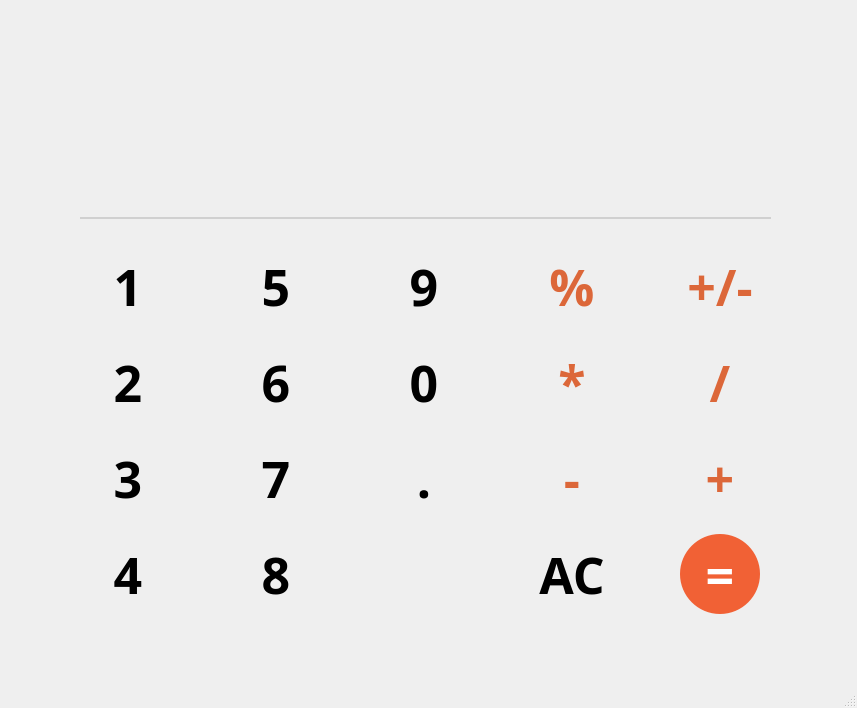
<?xml version="1.0" encoding="UTF-8"?>
<ui version="4.0">
 <class>MainWindow</class>
 <widget class="QMainWindow" name="MainWindow">
  <property name="geometry">
   <rect>
    <x>0</x>
    <y>0</y>
    <width>857</width>
    <height>708</height>
   </rect>
  </property>
  <property name="windowTitle">
   <string>MainWindow</string>
  </property>
  <widget class="QWidget" name="centralwidget">
   <widget class="QLabel" name="label">
    <property name="enabled">
     <bool>true</bool>
    </property>
    <property name="geometry">
     <rect>
      <x>80</x>
      <y>17</y>
      <width>691</width>
      <height>181</height>
     </rect>
    </property>
    <property name="styleSheet">
     <string notr="true">font: 700 26pt &quot;Ebrima&quot;;</string>
    </property>
    <property name="text">
     <string/>
    </property>
    <property name="alignment">
     <set>Qt::AlignBottom|Qt::AlignRight|Qt::AlignTrailing</set>
    </property>
   </widget>
   <widget class="QWidget" name="gridLayoutWidget">
    <property name="geometry">
     <rect>
      <x>20</x>
      <y>230</y>
      <width>811</width>
      <height>402</height>
     </rect>
    </property>
    <layout class="QGridLayout" name="gridLayout_2">
     <property name="leftMargin">
      <number>0</number>
     </property>
     <property name="spacing">
      <number>0</number>
     </property>
     <item row="3" column="1">
      <widget class="QPushButton" name="Button_8">
       <property name="font">
        <font>
         <family>Dubai</family>
         <pointsize>-1</pointsize>
         <bold>true</bold>
        </font>
       </property>
       <property name="cursor">
        <cursorShape>PointingHandCursor</cursorShape>
       </property>
       <property name="styleSheet">
        <string notr="true">QPushButton{
background-color:none;
outline:none;
border-radius:40px;
font-size:50px;
max-width:80px;
max-height:80px;
}
QPushButton:pressed{
background-color:rgb(208, 208, 208);
}</string>
       </property>
       <property name="text">
        <string>8</string>
       </property>
      </widget>
     </item>
     <item row="2" column="0">
      <widget class="QPushButton" name="Button_3">
       <property name="font">
        <font>
         <family>Dubai</family>
         <pointsize>-1</pointsize>
         <bold>true</bold>
        </font>
       </property>
       <property name="cursor">
        <cursorShape>PointingHandCursor</cursorShape>
       </property>
       <property name="styleSheet">
        <string notr="true">QPushButton{
background-color:none;
outline:none;
border-radius:40px;
font-size:50px;
max-width:80px;
max-height:80px;
}
QPushButton:pressed{
background-color:rgb(208, 208, 208);
}</string>
       </property>
       <property name="text">
        <string>3</string>
       </property>
      </widget>
     </item>
     <item row="2" column="4">
      <widget class="QPushButton" name="Button_plus">
       <property name="maximumSize">
        <size>
         <width>80</width>
         <height>80</height>
        </size>
       </property>
       <property name="font">
        <font>
         <family>Dubai</family>
         <pointsize>-1</pointsize>
         <bold>true</bold>
        </font>
       </property>
       <property name="cursor">
        <cursorShape>PointingHandCursor</cursorShape>
       </property>
       <property name="styleSheet">
        <string notr="true">QPushButton{
background-color:none;
outline:none;
border-radius:40px;
font-size:50px;
max-width:80px;
max-height:80px;
color:rgb(220, 103, 57);
}
QPushButton:pressed{
background-color:rgb(208, 208, 208);
}</string>
       </property>
       <property name="text">
        <string>+</string>
       </property>
      </widget>
     </item>
     <item row="0" column="1">
      <widget class="QPushButton" name="Button_5">
       <property name="font">
        <font>
         <family>Dubai</family>
         <pointsize>-1</pointsize>
         <bold>true</bold>
        </font>
       </property>
       <property name="cursor">
        <cursorShape>PointingHandCursor</cursorShape>
       </property>
       <property name="styleSheet">
        <string notr="true">QPushButton{
background-color:none;
outline:none;
border-radius:40px;
font-size:50px;
max-width:80px;
max-height:80px;
}
QPushButton:pressed{
background-color:rgb(208, 208, 208);
}</string>
       </property>
       <property name="text">
        <string>5</string>
       </property>
      </widget>
     </item>
     <item row="1" column="1">
      <widget class="QPushButton" name="Button_6">
       <property name="font">
        <font>
         <family>Dubai</family>
         <pointsize>-1</pointsize>
         <bold>true</bold>
        </font>
       </property>
       <property name="cursor">
        <cursorShape>PointingHandCursor</cursorShape>
       </property>
       <property name="styleSheet">
        <string notr="true">QPushButton{
background-color:none;
outline:none;
border-radius:40px;
font-size:50px;
max-width:80px;
max-height:80px;
}
QPushButton:pressed{
background-color:rgb(208, 208, 208);
}</string>
       </property>
       <property name="text">
        <string>6</string>
       </property>
      </widget>
     </item>
     <item row="0" column="4">
      <widget class="QPushButton" name="Button_pm">
       <property name="maximumSize">
        <size>
         <width>80</width>
         <height>80</height>
        </size>
       </property>
       <property name="font">
        <font>
         <family>Dubai</family>
         <pointsize>-1</pointsize>
         <bold>true</bold>
        </font>
       </property>
       <property name="cursor">
        <cursorShape>PointingHandCursor</cursorShape>
       </property>
       <property name="styleSheet">
        <string notr="true">QPushButton{
background-color:none;
outline:none;
border-radius:40px;
font-size:50px;
max-width:80px;
max-height:80px;
color:rgb(220, 103, 57);
}
QPushButton:pressed{
background-color:rgb(208, 208, 208);
}</string>
       </property>
       <property name="text">
        <string>+/-</string>
       </property>
      </widget>
     </item>
     <item row="3" column="0">
      <widget class="QPushButton" name="Button_4">
       <property name="maximumSize">
        <size>
         <width>80</width>
         <height>80</height>
        </size>
       </property>
       <property name="font">
        <font>
         <family>Dubai</family>
         <pointsize>-1</pointsize>
         <bold>true</bold>
        </font>
       </property>
       <property name="cursor">
        <cursorShape>PointingHandCursor</cursorShape>
       </property>
       <property name="styleSheet">
        <string notr="true">QPushButton{
background-color:none;
outline:none;
border-radius:40px;
font-size:50px;
max-width:80px;
max-height:80px;
}
QPushButton:pressed{
background-color:rgb(208, 208, 208);
}</string>
       </property>
       <property name="text">
        <string>4</string>
       </property>
      </widget>
     </item>
     <item row="1" column="2">
      <widget class="QPushButton" name="Button_0">
       <property name="maximumSize">
        <size>
         <width>80</width>
         <height>80</height>
        </size>
       </property>
       <property name="font">
        <font>
         <family>Dubai</family>
         <pointsize>-1</pointsize>
         <bold>true</bold>
        </font>
       </property>
       <property name="cursor">
        <cursorShape>PointingHandCursor</cursorShape>
       </property>
       <property name="styleSheet">
        <string notr="true">QPushButton{
background-color:none;
outline:none;
border-radius:40px;
font-size:50px;
max-width:80px;
max-height:80px;
}
QPushButton:pressed{
background-color:rgb(208, 208, 208);
}</string>
       </property>
       <property name="text">
        <string>0</string>
       </property>
      </widget>
     </item>
     <item row="1" column="0">
      <widget class="QPushButton" name="Button_2">
       <property name="font">
        <font>
         <family>Dubai</family>
         <pointsize>-1</pointsize>
         <bold>true</bold>
        </font>
       </property>
       <property name="cursor">
        <cursorShape>PointingHandCursor</cursorShape>
       </property>
       <property name="styleSheet">
        <string notr="true">QPushButton{
background-color:none;
outline:none;
border-radius:40px;
font-size:50px;
max-width:80px;
max-height:80px;
}
QPushButton:pressed{
background-color:rgb(208, 208, 208);
}</string>
       </property>
       <property name="text">
        <string>2</string>
       </property>
      </widget>
     </item>
     <item row="1" column="4">
      <widget class="QPushButton" name="Button_divide">
       <property name="font">
        <font>
         <family>Dubai</family>
         <pointsize>-1</pointsize>
         <bold>true</bold>
        </font>
       </property>
       <property name="cursor">
        <cursorShape>PointingHandCursor</cursorShape>
       </property>
       <property name="styleSheet">
        <string notr="true">QPushButton{
background-color:none;
outline:none;
border-radius:40px;
font-size:50px;
max-width:80px;
max-height:80px;
color:rgb(220, 103, 57);
}
QPushButton:pressed{
background-color:rgb(208, 208, 208);
}</string>
       </property>
       <property name="text">
        <string>/</string>
       </property>
      </widget>
     </item>
     <item row="3" column="4">
      <widget class="QPushButton" name="Button_equal">
       <property name="font">
        <font>
         <family>Dubai</family>
         <pointsize>-1</pointsize>
         <bold>true</bold>
        </font>
       </property>
       <property name="cursor">
        <cursorShape>PointingHandCursor</cursorShape>
       </property>
       <property name="styleSheet">
        <string notr="true">QPushButton{
background-color:rgb(241, 97, 53);
outline:none;
border-radius:40px;
font-size:50px;
max-width:80px;
max-height:80px;
color:white;
}
QPushButton:pressed{
margin:8px;
font-size:44px;
border-radius:32px;
}</string>
       </property>
       <property name="text">
        <string>=</string>
       </property>
      </widget>
     </item>
     <item row="2" column="1">
      <widget class="QPushButton" name="Button_7">
       <property name="maximumSize">
        <size>
         <width>80</width>
         <height>80</height>
        </size>
       </property>
       <property name="font">
        <font>
         <family>Dubai</family>
         <pointsize>-1</pointsize>
         <bold>true</bold>
        </font>
       </property>
       <property name="cursor">
        <cursorShape>PointingHandCursor</cursorShape>
       </property>
       <property name="styleSheet">
        <string notr="true">QPushButton{
background-color:none;
outline:none;
border-radius:40px;
font-size:50px;
max-width:80px;
max-height:80px;
}
QPushButton:pressed{
background-color:rgb(208, 208, 208);
}</string>
       </property>
       <property name="text">
        <string>7</string>
       </property>
      </widget>
     </item>
     <item row="0" column="2">
      <widget class="QPushButton" name="Button_9">
       <property name="font">
        <font>
         <family>Dubai</family>
         <pointsize>-1</pointsize>
         <bold>true</bold>
        </font>
       </property>
       <property name="cursor">
        <cursorShape>PointingHandCursor</cursorShape>
       </property>
       <property name="styleSheet">
        <string notr="true">QPushButton{
background-color:none;
outline:none;
border-radius:40px;
font-size:50px;
max-width:80px;
max-height:80px;
}
QPushButton:pressed{
background-color:rgb(208, 208, 208);
}</string>
       </property>
       <property name="text">
        <string>9</string>
       </property>
      </widget>
     </item>
     <item row="0" column="0">
      <widget class="QPushButton" name="Button_1">
       <property name="maximumSize">
        <size>
         <width>80</width>
         <height>80</height>
        </size>
       </property>
       <property name="font">
        <font>
         <family>Dubai</family>
         <pointsize>-1</pointsize>
         <bold>true</bold>
        </font>
       </property>
       <property name="cursor">
        <cursorShape>PointingHandCursor</cursorShape>
       </property>
       <property name="styleSheet">
        <string notr="true">QPushButton{
background-color:none;
outline:none;
border-radius:40px;
font-size:50px;
max-width:80px;
max-height:80px;
}
QPushButton:pressed{
background-color:rgb(208, 208, 208);
}</string>
       </property>
       <property name="text">
        <string>1</string>
       </property>
      </widget>
     </item>
     <item row="1" column="3">
      <widget class="QPushButton" name="Button_multiply">
       <property name="font">
        <font>
         <family>Dubai</family>
         <pointsize>-1</pointsize>
         <bold>true</bold>
        </font>
       </property>
       <property name="cursor">
        <cursorShape>PointingHandCursor</cursorShape>
       </property>
       <property name="styleSheet">
        <string notr="true">QPushButton{
background-color:none;
outline:none;
border-radius:40px;
font-size:50px;
max-width:80px;
max-height:80px;
color:rgb(220, 103, 57);
}
QPushButton:pressed{
background-color:rgb(208, 208, 208);
}</string>
       </property>
       <property name="text">
        <string>*</string>
       </property>
      </widget>
     </item>
     <item row="2" column="3">
      <widget class="QPushButton" name="Button_minus">
       <property name="font">
        <font>
         <family>Dubai</family>
         <pointsize>-1</pointsize>
         <bold>true</bold>
        </font>
       </property>
       <property name="cursor">
        <cursorShape>PointingHandCursor</cursorShape>
       </property>
       <property name="styleSheet">
        <string notr="true">QPushButton{
background-color:none;
outline:none;
border-radius:40px;
font-size:50px;
max-width:80px;
max-height:80px;
color:rgb(220, 103, 57);
}
QPushButton:pressed{
background-color:rgb(208, 208, 208);
}</string>
       </property>
       <property name="text">
        <string>-</string>
       </property>
      </widget>
     </item>
     <item row="3" column="3">
      <widget class="QPushButton" name="Button_AC">
       <property name="maximumSize">
        <size>
         <width>80</width>
         <height>80</height>
        </size>
       </property>
       <property name="font">
        <font>
         <family>Dubai</family>
         <pointsize>-1</pointsize>
         <bold>true</bold>
        </font>
       </property>
       <property name="cursor">
        <cursorShape>PointingHandCursor</cursorShape>
       </property>
       <property name="styleSheet">
        <string notr="true">QPushButton{
background-color:none;
outline:none;
border-radius:40px;
font-size:50px;
max-width:80px;
max-height:80px;
}
QPushButton:pressed{
background-color:rgb(208, 208, 208);
}</string>
       </property>
       <property name="text">
        <string>AC</string>
       </property>
      </widget>
     </item>
     <item row="2" column="2">
      <widget class="QPushButton" name="Button_dot">
       <property name="maximumSize">
        <size>
         <width>80</width>
         <height>80</height>
        </size>
       </property>
       <property name="font">
        <font>
         <family>Dubai</family>
         <pointsize>-1</pointsize>
         <bold>true</bold>
        </font>
       </property>
       <property name="cursor">
        <cursorShape>PointingHandCursor</cursorShape>
       </property>
       <property name="styleSheet">
        <string notr="true">QPushButton{
background-color:none;
outline:none;
border-radius:40px;
font-size:50px;
max-width:80px;
max-height:80px;
}
QPushButton:pressed{
background-color:rgb(208, 208, 208);
}</string>
       </property>
       <property name="text">
        <string>.</string>
       </property>
      </widget>
     </item>
     <item row="0" column="3">
      <widget class="QPushButton" name="Button_percent">
       <property name="maximumSize">
        <size>
         <width>80</width>
         <height>80</height>
        </size>
       </property>
       <property name="font">
        <font>
         <family>Dubai</family>
         <pointsize>-1</pointsize>
         <bold>true</bold>
        </font>
       </property>
       <property name="cursor">
        <cursorShape>PointingHandCursor</cursorShape>
       </property>
       <property name="styleSheet">
        <string notr="true">QPushButton{
background-color:none;
outline:none;
border-radius:40px;
font-size:50px;
max-width:80px;
max-height:80px;
color:rgb(220, 103, 57);
}
QPushButton:pressed{
background-color:rgb(208, 208, 208);
}</string>
       </property>
       <property name="text">
        <string>%</string>
       </property>
      </widget>
     </item>
    </layout>
   </widget>
   <widget class="QFrame" name="frame">
    <property name="geometry">
     <rect>
      <x>80</x>
      <y>217</y>
      <width>691</width>
      <height>2</height>
     </rect>
    </property>
    <property name="maximumSize">
     <size>
      <width>16777215</width>
      <height>2</height>
     </size>
    </property>
    <property name="styleSheet">
     <string notr="true">border:1px solid rgb(208, 208, 208);</string>
    </property>
    <property name="frameShape">
     <enum>QFrame::StyledPanel</enum>
    </property>
    <property name="frameShadow">
     <enum>QFrame::Raised</enum>
    </property>
   </widget>
  </widget>
  <widget class="QMenuBar" name="menubar">
   <property name="geometry">
    <rect>
     <x>0</x>
     <y>0</y>
     <width>857</width>
     <height>26</height>
    </rect>
   </property>
  </widget>
  <widget class="QStatusBar" name="statusbar"/>
 </widget>
 <resources/>
 <connections/>
</ui>
